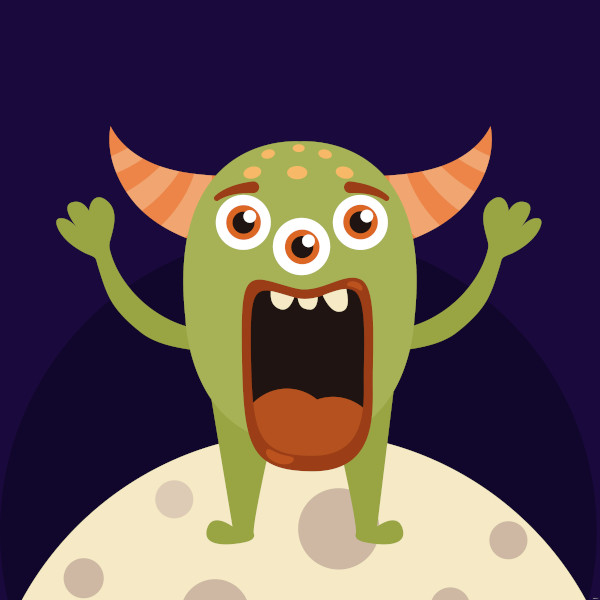
#> input picture experiment/modifications/add_objects/monster.jpg, 600 x 600 px
$ python add_objects.py
#> lines starting #> are read from the running program, lines starting #| are printed output that depends on the picture
import cv2
import numpy as np
import random as rd
import os
from sklearn.neighbors import NearestNeighbors
import matplotlib.pyplot as plt


coordinates = [] # list to store coordinates of the object

# Calculate median RGB of object selected
def find_item_RGB(object_path):
    # use opencv to return the matrix of the image
    item = cv2.imread(object_path)

    # scans the image and returns the median value of each channel
    median_b = int(np.median(item[:, :, 0]))
    median_g = int(np.median(item[:, :, 1]))
    median_r = int(np.median(item[:, :, 2]))
    median_bgr = (median_b, median_g, median_r)  # openCV uses BGR order

    # print("Median RGB:", median_bgr)
    return median_bgr


# use k-nearest neighbors to find the closest 25 pixels in the base image
def find_closest_pixels(img, target_bgr, k=25):
    height, width, _ = img.shape
    # flatten the image to 2D array of pixels so e.g. (480x640x3) becomes (307200, 3)
    pixels = img.reshape(-1, 3)

    # create an array of coordinates for each pixel for (height, width)
    coordinates = np.array([(y, x) for y in range(height) for x in range(width)])

    knn = NearestNeighbors(n_neighbors=k)
    knn.fit(pixels)
    distances, indices = knn.kneighbors([target_bgr])

    # get the coordinates of the k nearest neighbors
    matched_coordinates = coordinates[indices[0]]
    return matched_coordinates.tolist()


# randomly pick a coordinate from the list of closest pixels generated from the function above
def coordinate_to_add(path, base_img):
    global coordinates

    # obtain median RGB of object
    median_BGR = find_item_RGB(path)
    # find the 25 closest pixels in base image
    list_of_coordinates = find_closest_pixels(base_img, median_BGR)
    # print(list_of_coordinates)

    # randomly shuffle the list of coordinates presented and picked the first that is not within 35 pixels of the previous coordinates in x and y coorinates
    rd.shuffle(list_of_coordinates)
    for a, b in list_of_coordinates:
        for x, y in coordinates:
            if abs(x - a) > 50 and abs(y - b) > 50:
                return [a, b]

    # if all the coordinates are too close, simple return a random coordinate from the list then
    return rd.choice(list_of_coordinates)


def color_adjust_object(object_img, base_img, target_coordinate, alpha): # alpha determines the degree to color blend
    """
    Adjust the colors of object_img so that its mean color matches
    the mean color of the base image region at target_coordinate.
    """

    y, x = target_coordinate
    h, w, _ = object_img.shape

    # Crop corresponding region from base image
    base_patch = base_img[y:y+h, x:x+w]

    # Create a new blank image to store the adjusted pixels
    adjusted_img = np.zeros_like(object_img)
    # iterate through each pixel in base img and object and reduce their difference to blend them better
    for i in range(h):
        for j in range(w):
            base_pixel = base_patch[i, j].astype(np.float32)
            object_pixel = object_img[i, j].astype(np.float32)
            adjusted_pixel = object_pixel + (base_pixel - object_pixel) * alpha
            adjusted_img[i, j] = np.clip(adjusted_pixel, 0, 255) # ensure pixel values stays between 0 and 255

    # We realized that the function below existed, essentially doing the same as the code above but decided to keep it for reference and stick to our custom built version
    # adjusted_img = cv2.addWeighted(object_img, max(1-alpha, 0.3), base_patch, alpha, 0)

    return adjusted_img


# paste png object whilst ensuring background noise is removed
def paste_object(base_img, object_path, target_coordinate, alpha=0.5, intended_width=30):
    # read the object image with alpha channel
    object_img = cv2.imread(object_path, cv2.IMREAD_UNCHANGED)
    h, w, c = object_img.shape

    # resize the object image to ur intended width for the game
    intended_height = int(h * intended_width/ w)  # resize the object image height in proportion to intended width
    object_img = cv2.resize(object_img, (intended_width,intended_height))  # resize the object image to a fixed size

    # split alpha channel as we are taking in png files
    b,g,r,a = cv2.split(object_img)
    object_img = cv2.merge((b, g, r))
    mask = a

    # object_rgb = color_adjust_object(object_img, base_img, target_coordinate)

    # get the dimensions of the object image
    height, width, c = object_img.shape
    # unpack target coordinates to place the object in
    y, x = target_coordinate

    base_h, base_w, _ = base_img.shape
    # Adjust if object goes outside the base image boundaries
    if y + height > base_h:
        y = base_h - height
    if x + width > base_w:
        x = base_w - width

    # ensure that coordinates are do not go to negative
    y = max(0, y)
    x = max(0, x)

    # blend the image with the colors of its surroundings
    object_img = color_adjust_object(object_img, base_img, (y, x), alpha) # adjust the color of the blended image

    # isolate the region of interest (ROI) in the base image
    roi = base_img[y:y+height, x:x+width]

    # perform bitwise operations to get rid of the background
    mask_inverse = cv2.bitwise_not(mask)
    background = cv2.bitwise_and(roi, roi, mask=mask_inverse) # based on masked image, only display the pixels that are not masked
    foreground = cv2.bitwise_and(object_img, object_img, mask=a) # based on masked image, only display the pixels that are masked
    blended_img = cv2.add(background, foreground) # add the two images together

    base_img[y:y+height, x:x+width] = blended_img # paste the blended image back to the base image
    return base_img


if __name__ == "__main__":
    # adjust the two parameters below to change the difficulty level of the game
    alpha = 0.3 # degree to color blend and its transparency with surroundings (0: no blend and 1: full blend)
    intended_width = 20 # intended width of the object to be pasted
    # adjust this to display number of objects you want to add
    num_objects = 3

    base_img = cv2.imread("monster.jpg")
#> base_img is the input picture: shape (600, 600, 3); mean B, G, R 82.3, 75.8, 92
    base_img = cv2.resize(base_img, (640, 640))
#> base_img: shape (640, 640, 3)
    cv2.imshow("Base Image", base_img)

    items_list = [files for files in os.listdir("objects") if files.endswith(('.png'))]

    # randomly select intended number of objects to add into our spot the diff image from the list of object files
    selected_files = rd.sample(items_list, num_objects)

    for file in selected_files:
        print("Selected object:", file)
        path = os.path.join('objects', file)

        # this coordinate will be added to the spot the difference coordinates
        smart_coordinate = coordinate_to_add(path, base_img)
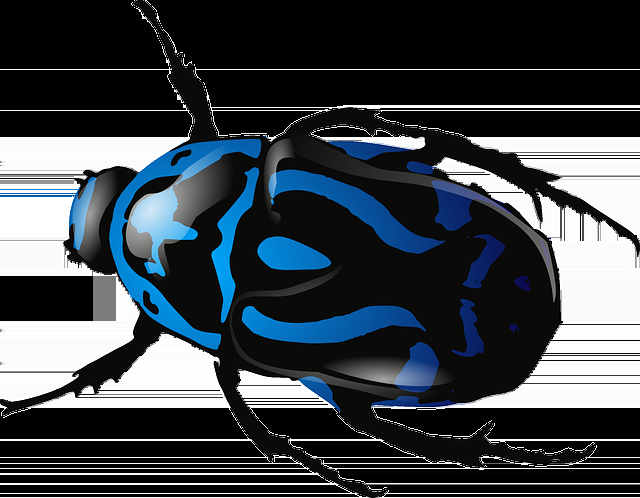
#> input picture experiment/modifications/add_objects/objects/beetle.png, 640 x 498 px
#> in find_item_RGB, item is the input picture: shape (498, 640, 3); mean B, G, R 74.1, 68.4, 61.2
#> in find_item_RGB, `median_b = int(np.median(item[:, :, 0]))`: median_b = 8
#> in find_item_RGB, `median_g = int(np.median(item[:, :, 1]))`: median_g = 10
#> in find_item_RGB, `median_bgr = (median_b, median_g, median_r)`: median_bgr = (8, 10, 10)
#> in find_closest_pixels, `matched_coordinates = coordinates[indices[0]]`: matched_coordinates = 25 pairs, first value 228 to 420, second value 252 to 389
#> in coordinate_to_add, `list_of_coordinates = find_closest_pixels(base_img, median_BGR)`: list_of_coordinates has the same summary as matched_coordinates in find_closest_pixels
#> the loop in coordinate_to_add, `for a, b in list_of_coordinates:` made 25 passes
#> (a, b) on passes 1 to 12: (319, 344), (321, 272), (244, 266), (323, 271), (255, 321), (254, 319), (331, 334), (258, 313), (314, 276), (420, 333), (332, 318), (244, 252)
#> smart_coordinate = [244, 252]
        coordinates.append(smart_coordinate)
        print(f"coordinates from top left corner:\nHeight: {smart_coordinate[0]}\nWidth: {smart_coordinate[1]}")
#| coordinates from top left corner:
#| Height: 244
#| Width: 252

        # paste the object on the base image
        result_img = paste_object(base_img, path, smart_coordinate, alpha, intended_width)
#> in paste_object, `y, x = target_coordinate`: y = 244; x = 252
#> in paste_object, `base_img[y:y+height, x:x+width] = blended_img`:
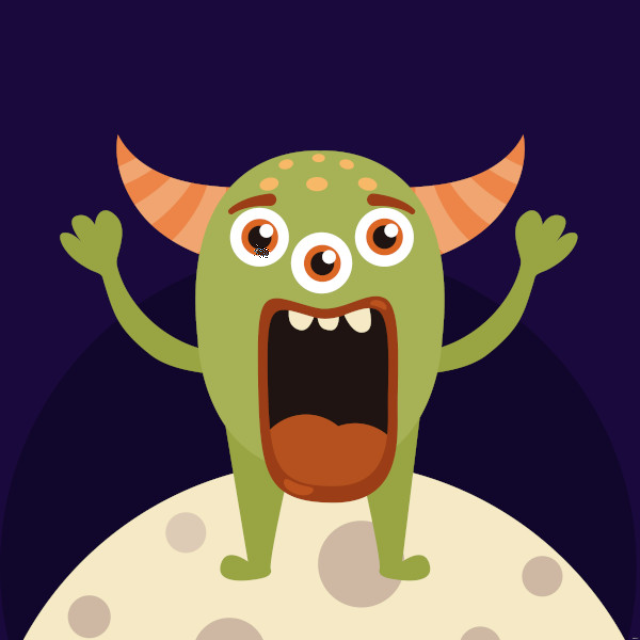
#> base_img: shape (640, 640, 3); mean B, G, R 82.3, 75.8, 91.9
#> pass 2 of the loop `for file in selected_files:`:
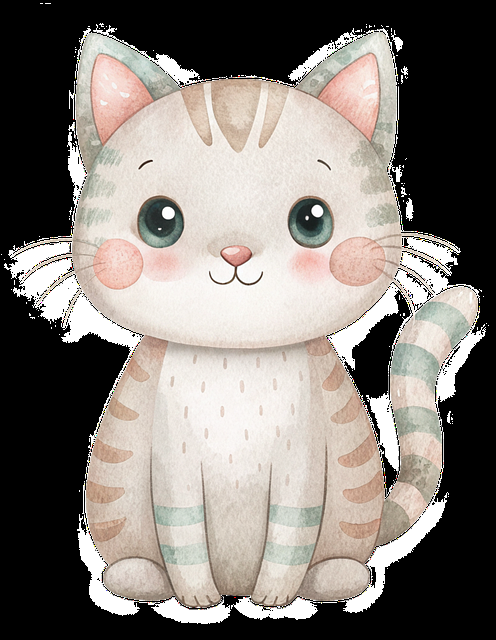
#> input picture experiment/modifications/add_objects/objects/cat.png, 496 x 640 px
#> in find_item_RGB, item is the input picture: shape (640, 496, 3); mean B, G, R 119.8, 125.3, 131.5
#> median_b = 163
#> median_g = 178
#> median_r = 195
#> median_bgr = (163, 178, 195)
#> the loop in coordinate_to_add, `for a, b in list_of_coordinates:` made 1 pass
#> (a, b) on pass 1: (326, 351)
#> smart_coordinate = [326, 351]
#| coordinates from top left corner:
#| Height: 326
#| Width: 351
#> in paste_object (call 2), `b,g,r,a = cv2.split(object_img)`:
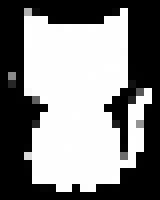
#> a: shape (25, 20) (shown 8 times larger); min 0, max 255, mean 131.9
#> y = 326; x = 351
#> in paste_object (call 2), `base_img[y:y+height, x:x+width] = blended_img`:
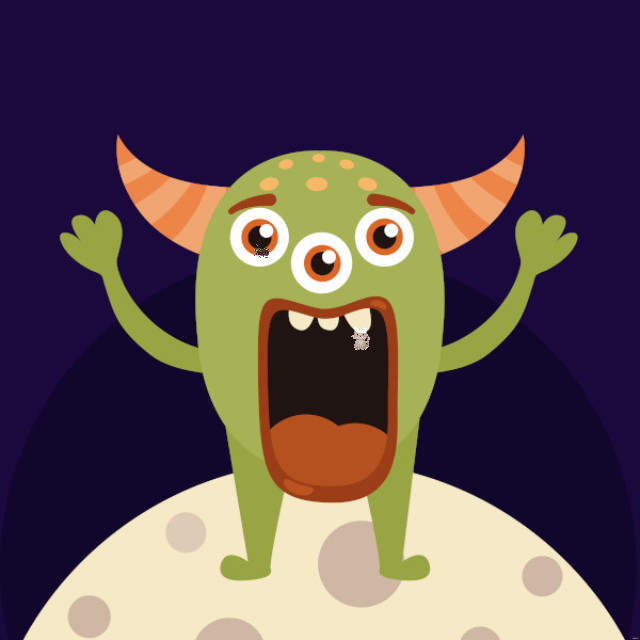
#> base_img: shape (640, 640, 3); mean B, G, R 82.4, 75.9, 92
#> pass 3 of the loop `for file in selected_files:`:
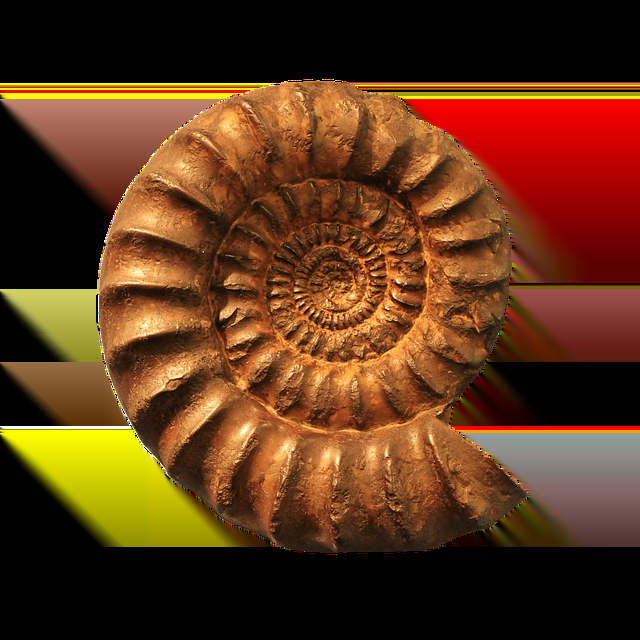
#> input picture experiment/modifications/add_objects/objects/ammonite.png, 640 x 640 px
#> in find_item_RGB, item is the input picture: shape (640, 640, 3); mean B, G, R 24.6, 54.3, 94.4
#> median_b = 6
#> median_g = 35
#> median_r = 95
#> median_bgr = (6, 35, 95)
#> the loop in coordinate_to_add, `for a, b in list_of_coordinates:` made 1 pass
#> (a, b) on pass 1: (419, 269)
#> smart_coordinate = [419, 269]
#| coordinates from top left corner:
#| Height: 419
#| Width: 269
#> g: shape (20, 20)
#> r: shape (20, 20)
#> in paste_object (call 3), `b,g,r,a = cv2.split(object_img)`:
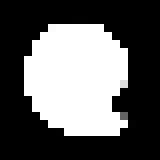
#> a: shape (20, 20) (shown 8 times larger); min 0, max 255, mean 95.8
#> y = 419; x = 269
#> base_patch: shape (20, 20, 3)
#> mask_inverse: shape (20, 20)
#> background: shape (20, 20, 3)
#> foreground: shape (20, 20, 3)
#> blended_img: shape (20, 20, 3)
#> in paste_object (call 3), `base_img[y:y+height, x:x+width] = blended_img`:
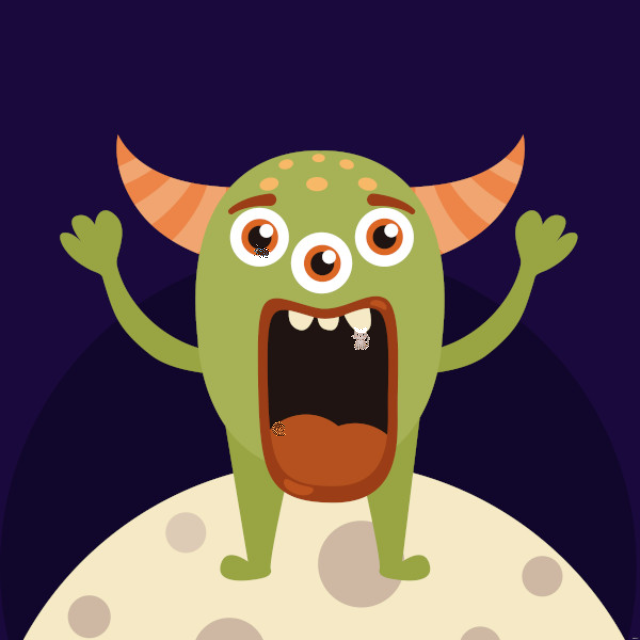
#> base_img: shape (640, 640, 3); mean B, G, R 82.4, 75.9, 92

    # show the result
    cv2.imshow("Result", result_img)
    cv2.waitKey(0)
    cv2.destroyAllWindows()

    plt.figure(figsize=(10, 5))
    plt.subplot(1, 2, 1)
    plt.title("Base Image")
    plt.imshow(cv2.cvtColor(base_img, cv2.COLOR_BGR2RGB))
    plt.axis('off')

    plt.subplot(1, 2, 2)
    plt.title("Result Image")
    plt.imshow(cv2.cvtColor(result_img, cv2.COLOR_BGR2RGB))
    plt.axis('off')

    plt.tight_layout()
    plt.show()
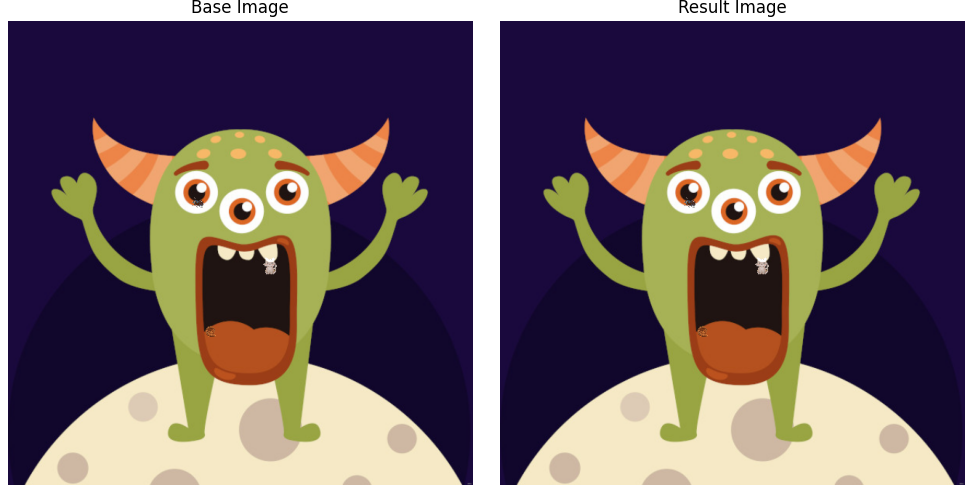
#> figure drawn by matplotlib, 2 panels
